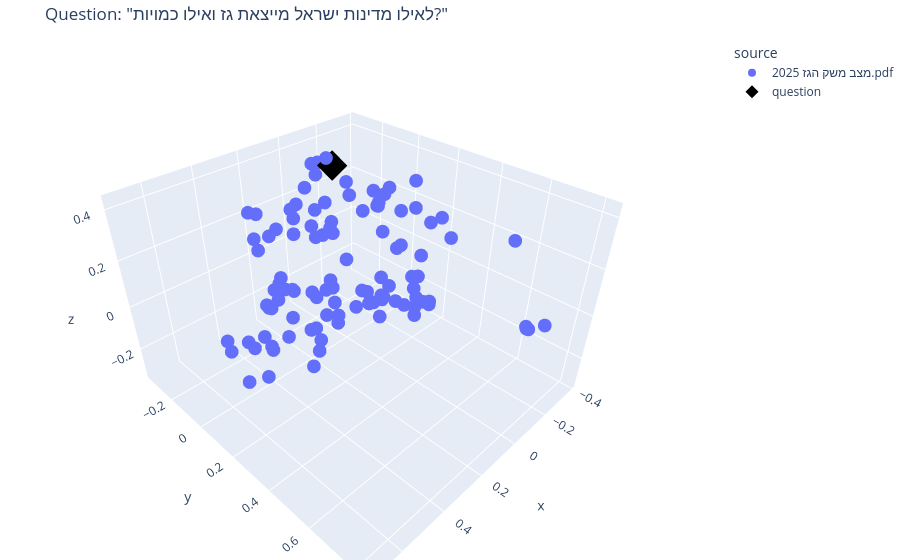

Source (notebook cell):
### Markdown cell above
### Bonus: see where the question lands in vector space

(also draggable — rotate to see how the question point relates to the retrieved cluster)

### Code cell
q_coords = pca.transform(q_embedding.reshape(1, -1))

fig2 = px.scatter_3d(viz_df, x="x", y="y", z="z", color="source", hover_data=["preview"])
fig2.add_scatter3d(
    x=q_coords[:, 0], y=q_coords[:, 1], z=q_coords[:, 2],
    mode="markers", marker=dict(size=10, color="black", symbol="diamond"),
    name="question",
)
fig2.update_layout(
    title=f'Question: "{question}"',
    scene=dict(dragmode="orbit"),
    margin=dict(l=0, r=0, b=0, t=40),
)
fig2.show()

### Figure 1 — Plotly figure (JSON) as saved in the notebook; plotly's stock layout.template omitted (floating-point values rounded to 4 significant figures)
{"data": [{"customdata": [["1 סקירת משק הגז הטבעי סיכום לשנת 2025 1 תוכן עניינים 3 | בפתחהדברים 4 | דבר מנהל..."], ["חר משני בגז טבעי 92 | חלקשני – אירועים והתפתחויות במשק הגז הטבעי 30 | התפתחות מע..."], ["הדברים 4 דבר מנהל רשות הגז הטבעי שנת 2025 הייתה שנה משמעותית נוספת בהתפתחותו של ..."], ["חשיבות של כושר הרציפות התפקודית של משק הגז הטבעי בישראל. בצל מלחמת \"חרבות ברזל\" ..."], ["ו של משק הגז הטבעי. גם בשנה זו, המשק המשיך להציג יציבות וצמיחה. סך צריכת הגז הטב..."], ["עי באספקת חשמל אמינה, זמינה ויציבה למשק הישראלי. לצד הגידול בביקוש המקומי, המשיך..."], ["ות במשק הגז הטבעי. הרשות המשיכה לקדם, יחד עם חברת נתיבי הגז לישראל (להלן-נתג\"ז),..."], ["לרשת החלוקה 42 צרכנים, מספר שיא של חיבורים בשנה אחת מאז החלה פרישת הרשת. הרחבת ר..."], ["ייבים. ציון דרך מרכזי נרשם השנה באזור ירושלים והסביבה, עם הענקת רישיון ראשון לחב..."], ["צד קידום התשתיות והרחבת השימוש בגז טבעי, המשיכה רשות הגז הטבעי לחזק את מערכי הפי..."], ["תMMBtu. יציבות זו תורמת לוודאות עבור צרכני הגז הטבעי, לתחרותיות התעשייה המקומית ..."], ["ת רחבה בהנגשת הגז הטבעי לאזור יו\"ש. כל אלה נועדו להבטיח את שמשק הגז הטבעי בישראל..."], ["וח, אמין, תחרותי ומתקדם. בברכה, משה גראזי מנהל ר שות הגז הטבעי יוני, 2026 6 תקצי..."], ["ור המרכזי עם צריכה של כ- 11.4 BCM. מתוכם, חברת החשמל (חח\"י) צרכה כ-5.1 BCM, בעוד..."], ["הטבעי לכ-12.4 BCM. מגמה זו מחזקת את מעמדה הגיאופוליטי של ישראל כמרכז אנרגיה אזור..."], [" יציבים בשנת 2025 כאשר המחיר ממוצע למשק שנע סביב 4.4–4.5 דולר ל-MMBtu במהלך השנה..."], ["התעשייה לרשת החלוקה. 7 מבנה משק הגז הטבעי והשחקנים המרכזיים מבנה פיזי של משק הגז..."], ["3.8 0.56 0.06 0.62 3.5 8.9 כריש תמר לווייתן אספקה משקית משווקים חברות חלוקה אזור..."], ["ritish thermal unit: מיליון יחידות מדידה של גז טבעי לפי ערך קלורי לוח המרות מילו..."], ["לת במחזור משולב – טורבינת גז וטורבינת קיטור, וממירה את הגז הטבעי לאנרגיה חשמלית...."], ["ארצית לצרכנים הצורכים גז טבעי בלחץ נמוך באמצעות רשת החלוקה. • מערכת ההולכה: מערכ..."], [" במצב צבירה גזי, אך דחוס ים עד ללחץ של 250 בר. תהליך זה מאפשר את השימוש בו כדלק ..."], ["נה הקודמת משק מקומי סה\"כ יצוא סה\"כ חשמל קוגנרציה תעשייה סה\"כ תעשייה המחוברת לרשת..."], [" 0.263 0.033 2018 11.1 0.1 11.0 8.5 1.2 1.2 1.0 0.188 0.041 משק מקומי סה\"כ יצוא ..."], ["2020 42.7% 1820% 7.0% 6.0% -1.9% 20.1% 25.6% -3.6% 8.4% 2019 1.3% 65% 0.5% -3.7%..."], ["ה ב יצוא (כ -6%-) נובעת מאילוצים תפעוליים וביטחוניים נקודתיים ואינה מעידה על קיט..."], ["13.9 14.4 4.3 7.1 9.2 11.6 13.2 12.4 1.2 1.6 2.3 2.7 3.8 4.2 5.3 5.0 2.6 6.8 7.6..."], ["ל המאגרים והיערכות תשתיות ההולכה בהתאם וכן מהמשך צמיחתו של משק הגז הטבעי בישראל...."], ["הה. לעומת זאת, התנודתיות ביצוא במהלך השנה הושפעה באופן ישיר מעבודות תחזוקה מתוכנ..."], ["ציה שומר על י ציבות עם ממוצע של כ-0.13 BCM בחודש תרשים 3 :שימושים בגז טבעי ישראל..."], ["2.43 ינוארפברואר מרץאפריל מאייוני יוליאוגוסט ספטמבראוקטובר נובמברדצמבר תעשייהקוג..."], ["נרציה תעשייהיצוא סה\"כ צריכה בכלל המשק 14 בשנת2025 הצריכה המשקית בסקטור החשמל עמד..."], [" לאורך זמן לטובת חלקו של היצוא. נתח סקטור התעשייה מסך הצריכה קטן בשנים האחרונות ..."], [" 47% 49% 46% חשמלקוגנרציה תעשייהיצוא חשמל 42% קוגנרציה 6% תעשייה 6% יצוא 46% 15 ..."], ["ת היציבות ביחס בין סקטור החשמל והתעשייה, ניכרת ירידה משמעותית בחלקה של חח\"י מתוך..."], ["2% 11% 11% 8% 17% 13% 16% 15% 12% 12% 11% 14% 15% 16% 15% 11% 11% 10% חשמלקוגנרצ..."], [" בגז טבעי לצריכת מקומית של חשמל חח\"י ויח\"פים, במונחיBCM לשנה כמויות הגז הטבעי המ..."], [" 5.3 5.5 6.4 7.6 8.1 8.5 8.2 8.7 9.1 9.5 10.2 10.9 11.4 חח\"ייח \"פים סה\"כ 17 תרשי..."], ["ח פחמיות של חח\"י, והקמת מחז\"מים חדשים בבעלות חח\"י, צפויים להשפיע בשנים הקרובות ב..."], ["4% 35% 37% 37% 50% 49% 53% 58% 55% חח\"ייח \"פים 58.6% 58.7% 61.0% 52.2% 49.0% 44...."], [": שימושים בגז טבעי לצריכת מקומית בתעשייה ובקוגנרציה2: תעשייה המחוברת למערכת ההול..."], ["רציה, משום שהם משמשים בין היתר לייצור חום בתעשייה. בסקירה זו, סקטור הקוגנרציה מו..."], ["הקוגנרציה תעשייה ברשת החלוקהCNGסה״כ 19 תרשים11: שימושיםבגז טבעי לצריכת מקומית בת..."], [". 100%100%100%100%100%100%100%100% 99% 96% 93% 90% 84% 81% 81% 84% 83% 81% 69% 6..."], ["פרטיות שזכו במכרזי חלוקה שפרסמה רשות הגז הטבעי, כאשר בספטמבר 2025 בוטל הרישיון ל..."], [" הרישיון מרכז סופר אנ.ג'י. חברה לחלוקת גז טבעי בע\"מ 2009 דרום גז טבעי דרום בע\"מ ..."], ["תוךהצרכנים שחוברו במהלך השנים התנתקו מרשת החלוקה 13 צרכניםונכון לסוף 2025 מחוברי..."], ["ניה. הצריכה בסקטור זה עמדה בשנת2025 על 0.56 BCM לעומת 0.43 BCM בשנה שעברה. שיעור..."], ["019 2020 2021 2022 2023 2024 2025 צריכת צרכני החלוקהאחוז מסך הצריכה המקומית 8 34..."], ["CM בשנת2025 יוצא גז טבעי בהיקף של כ-12.4 BCM מישראל למדינות השכנות. עד היום יוצא..."], ["וף אשקלון לאל־עריש, וקו ירדן־צפון, המתחבר למערכת ההולכה הירדנית כאמור, ומשם מולי..."], [" 2023 2024 2025 ירדןמצרים מדינת ישראל התחילה לייצא גז טבעי בשנת 2017. מאז מגמת ה..."], ["M לשנה בחודש אוקטובר 2022 החל מאגר כרישלספק גז טבעי למשק המקומי, ובשנת 2025 אספק..."], [".6 2.3 2.7 3.4 2.7 3.2 4.3 2.5 1.5 2.1 0.5 0.7 0.8 0.7 5.5 7.5 8.3 9.3 9.8 10.5 ..."], ["41% 19% 21% 22% ים־תטיסEMG -יבואBUOYתמרלווייתן כריש 24 פילוח מקורות האספקה במשק ..."], ["וקטובר נובמברדצמבר תמרלווייתן כריש החל מכניסת תמר ב-2013 תפס המאגר נתח משמעותי ב..."], [" המאגר עם החלק הגדול ביותר בשוק ומספק כ -41% מהסך הכולל של הצריכה מאגר תמר מספק ..."], [" כרישלווייתן תמר מקומייצוא 26 מסחר משני בגז טבעי תרשים 20 :מסחר משני בשנים 4202–..."], ["רת את התחרות ואת היעילות במשק הגז הטבעי. בשנת 2025 המסחר המשני בגז טבעי הסתכם בכ..."], [" 142 182 198 176 ינופבר מרץאפר מאייונ יולאוג ספטאוק נובדצמ ינופבר מרץאפר מאייונ ..."], ["רים ובירדן, לקוחות תעשייה ו-29 תחנות כוח, מתוכן7 תחנות הכוח של חח\"י ו-22 יצרני ח..."], ["ג באשקלון, ו נמצאת בשלבי הקמה מתקדמים לחיבור יחידות 5 ו-6 באורות רבין במקביל, ממ..."], ["הסבת היחידות הפחמיות לגז. • פרויקט קו ימי אשדוד -אשקלון ( 46 ק\"מ– פרויקט לצורך ה..."], [", \"רמת חובב-ניצנה\", עבור הגדלת היצוא למצרים שיאפשר חיבור של מערכת ההולכה הישראלי..."], ["כ- 0.56 BCM המהווים כ-3.9% מהצריכה המקומית. מאז הקמת רשת החלוקה ישנה עליה מתמדת ..."], ["טיקה והבנייה, אתרי תשתית, חוות חקלאיות ועסקים במוקדי תעשייה אזוריים. חלק ניכר מה..."], ["חמש רשויות מקומיות נוספות. נתג\"ז מקדמת תכנון הנדסי, ביצוע והקמה של רשת החלוקה אש..."], ["עי בעולם בשנים 2120–2025 , במונחי דולר ל-MMBtu (מקור: ארגוס מדיה2) מחירממוצע לגז..."], ["ונים אלה, ומתנערת מכל אחריו ת הקשורה או הנובעת משימוש בנתונים במלוא המידה המותרת..."], ["מרכזיים היו מזג אוויר קר מהרגיל שהגביר את הביקוש לחימום, המשך צמצום יבוא הגז מרו..."], ["רליה ובארה״ב, פרסום מפת הדרכים של האיחוד האירופי להפסקת יבוא גז מרוסיה והתגברות ..."], ["ביקוש לחימום ולהתגברות התחרות מול אירופה על מטעני LNG . מאמצע פברואר ועד מאי נרש..."], ["יה נבעה מביקוש גבוה לחימום ולייצור חשמל בחודשי החורף ומגידול ביצוא LNG. מנגד, גי..."], [" 2022. המחיר הממוצע למשק המקומי מתייחס לכלל מכירות הגז הטבעי על ידי ספקי הגז למש..."], ["סין, טרם התבצעה בעבר פעילות חיפוש משמעותית. אי לכך הפעילות בתקופת הרישיון הראשונ..."], ["ר ההפקה ממאגרי תמר ולווי יתן, לרבות הנחת צינורות הולכה נוספים מהמאגרים לאסדות הה..."], ["לת החלטת השקעה על הרחבה נוספת של כושר ההפקה ממאגר לווייתן, אשר התקבלה בפועל בינו..."], ["טבעי ללקוחות תעשייתיים בירדן. האישור השלישי ניתן בדצמבר 2025 בגין עסקה למכירת גז..."], ["יפות מוחלטת באספקה למשק המקומי ביחס לכל כמות שתוזמן על ידי הצרכנים; תנאים שיאפשר..."], ["בתוואי רמת חובב -ניצנה, ובכך התאפשרה יציאתו לדרך של הפרויקט להקמת הצינור. צינור ..."], [" לעבודות הגז הטבעי ברשת החלוקה, וזאת לאור הניסיון הנצבר מהקמת יותר מ 800 ק\"מ. לצ..."], ["בעריכת תכנית אב למשק הגז הטבעי המסתכלת עד שנת 2050 תוך מתן דגש על תחזית צריכות ח..."], ["גז הטבעי. מידול מערכת ההולכה ורשת החלוקה בתוכנה ייעודית ביצוע מודלים וסימולציות ..."], ["של תהליכי הדיווח והתחזוקה עבור קווי הגז וכלל מתקני הגז, בהתאם לתנאי הרישיון והתק..."], ["כנים שונים ברשת החלוקה ובמערכת ההולכה, חלקם תוך התגברות על מכשולים לא שגרתיים. א..."], [" ביעדי השירות (SLA), עם דגש על מתן מענה מהיר בתוך 14 ימי עבודה פרויקטים בולטים: ..."], [" לי יעול ודיוק התיאום התכנוני. בנוסף, רשות הגז הטבעי מפתחת את פורטל ה-GIS, ובשנת..."], ["נת 2025 התפרסם המודל לשימוע ציבורי. סילוק על הסף של תביעתה5 של חברת סופר אנ.ג'י ..."], [" ולטענתה, כישלון זה נבע מהתנהלות המדינה וממדיניות האסדרה שננקטה על ידה במשך כחמש..."], [" ל-15 שנה במסגרת ההליך שהתנהל בבית המשפט המחוזי הוגשה ע\"י המדינה בקשה לסילוק התב..."], ["נוסף, הדגיש כי סופר אנ.ג'י הגישה בג\"ץ בנושא בעבר כנגד החלטת הרשות לחלט לה ערבות ..."], ["תביעה. זאת כי אותם בעלי מניות וההנהלה בחרו מספר שנים לאחר שהחברה זכתה במכרז להתמ..."], ["וב והן השופט שטיין קבעו כי מדובר במכרז עסקי וככזה יש לבחון את הטענות במסגרת החוז..."], ["בדיעבד, וכי פעילותה של ה רשות נעוצה, בין היתר, בשאיפתה הראויה לקידום משק הגז הטב..."], ["ישיון להקמה והפעלה של רשת חלוקה באזור ירושלים לחברת נתיבי הגז הטבעי לישראל בע\"מ ..."], ["כנעו שר האנרגיה והתשתיות ושר האוצר כי לשם פיתוח משק האנרגיה, אין זה נכון בנסיבות..."], ["תקופה של 25 שנים צעד זה היווה צעד נוסף של הרשות לקידום פרישת הרשת, במקרה זה באזו..."], ["התמודדות עם מצבי הלחימה והערכות חירום נוספות, היו חלק בלתי נפרד מהעיסוק. כמו כן ..."], ["לחימה, במיוחד לאור המצב הביטחוני המתוח באזור. רשות הגז הטבעי הייתה מעורבת בשורת ..."], [" למציאת פתרונות וקביעת סדר עדיפות לטיפול וקידום הרציפות התפקודית. טרם המערכה 'עם..."], ["ית והפסיבית. נוסף על כך, נדרשו תיאומים בין הגורמים השונים – משרד הביטחון, צה\"ל, ..."], ["ים, כמו רשות הטבע והגנים ומשרד החקלאות, אשר הובילה להעלאת רמת המודעות וההקפדה על..."], ["רמות הלחצים במערכת ההולכה בטווח שתאפשר זאת. לאור שינויים שעבר משק הגז הטבעי בשני..."], [" את צרכני הגז הטבעי והמשווקים לסחור בגז טבעי לצרכי איזון. כמו כן, לפ י טיוטת ההח..."], [". בינואר 2025 פרסמה רשות הגז הטבעי טיוטת תקנות למתן שירותי הולכה לצורך ייצוא גז ..."]], "hovertemplate": "source=מצב משק הגז 2025.pdf<br>x=%{x}<br>y=%{y}<br>z=%{z}<br>preview=%{customdata[0]}<extra></extra>", "legendgroup": "מצב משק הגז 2025.pdf", "marker": {"color": "#636efa", "symbol": "circle"}, "mode": "markers", "name": "מצב משק הגז 2025.pdf", "scene": "scene", "showlegend": true, "type": "scatter3d", "x": [0.09409, -0.01454, -0.2782, -0.2744, 0.07372, -0.1087, -0.2392, -0.05477, -0.2556, -0.3665, -0.2233, -0.3174, -0.09023, 0.3607, -0.0281, 0.01629, 0.0635, 0.1863, 0.000939, -0.3796, -0.3301, 0.1072, 0.4659, 0.5201, 0.5821, -0.05884, 0.3345, 0.1042, 0.2333, 0.3519, 0.5846, 0.1584, 0.4918, 0.217, 0.3239, 0.6752, 0.1012, 0.236, 0.03361, 0.6557, -0.107, 0.4915, -0.03026, 0.2733, -0.2876, -0.2805, 0.04334, 0.2309, 0.3384, -0.09637, 0.05193, -0.1207, 0.1346, 0.7099, 0.2356, -0.05818, 0.2138, 0.04257, 0.04812, 0.3529, -0.1139, -0.1461, -0.1335, -0.2172, 0.1954, -0.2, -0.07058, 0.01297, 0.4853, 0.1451, 0.0661, 0.2097, -0.1689, -0.1254, -0.1528, 0.06883, -0.0689, -0.1813, -0.1569, -0.1066, -0.2119, -0.1489, -0.2783, -0.2282, -0.3189, -0.03944, -0.314, -0.3025, -0.005287, -0.01388, -0.1403, -0.2297, -0.1198, -0.2305, -0.3467, -0.3283, -0.2223, -0.2702, -0.3449, -0.3055, -0.2463, -0.09108, -0.1845, -0.2595, -0.2989], "y": [-0.1253, -0.07019, -0.1817, 0.199, -0.3419, -0.2902, -0.01955, 0.158, 0.1343, -0.05309, -0.05617, 0.005366, -0.2826, -0.04354, -0.1309, -0.1062, -0.2432, -0.1942, -0.1776, -0.1198, -0.1357, -0.2213, 0.1069, 0.03758, 0.0008447, -0.3046, -0.1521, -0.1645, 0.07381, -0.0881, 0.2349, -0.2842, 0.1003, -0.1776, 0.01622, 0.1779, -0.3204, -0.2045, -0.08828, 0.2835, -0.3302, 0.1373, -0.1058, 0.02771, 0.1216, -0.09265, -0.08516, -0.2539, -0.1271, -0.2984, -0.2679, -0.2881, -0.2363, 0.3148, -0.2366, -0.1803, -0.2039, -0.1682, -0.2872, 0.0882, -0.116, 0.02785, -0.1155, -0.2205, 0.1224, 0.008613, 0.1357, -0.1753, 0.3517, -0.003051, 0.02154, 0.05973, -0.2666, -0.211, 0.2459, -0.0065, 0.02275, -0.02692, -0.02132, -0.2076, -0.08599, -0.09331, 0.07953, 0.1801, 0.1527, 0.2353, -0.04573, 0.09575, 0.8213, 0.8073, 0.8103, 0.3341, 0.7579, 0.6005, 0.05239, 0.2112, 0.09416, 0.2242, 0.1052, 0.1266, 0.2414, 0.2917, 0.02021, -0.04232, -0.07972], "z": [-0.3241, -0.3145, 0.09705, 0.1853, -0.1638, 0.2855, 0.245, -0.08317, 0.233, -0.07421, -0.3022, 0.1511, 0.1331, -0.02712, 0.4287, -0.1412, 0.09205, 0.1816, 0.0791, 0.1946, 0.1355, -0.1522, -0.08218, -0.05517, -0.03662, 0.2387, 0.3226, 0.2698, -0.1292, 0.2007, -0.05255, 0.1034, -0.01143, -0.1286, -0.1534, 0.07578, -0.1721, -0.1764, -0.256, 0.1405, 0.03064, -0.03311, -0.2308, 0.3438, -0.1708, 0.1518, 0.1428, 0.2412, 0.2262, 0.335, 0.1914, 0.3363, -0.1451, 0.05815, -0.1765, 0.2152, -0.09391, -0.1713, -0.22, -0.007394, -0.05094, 0.2439, 0.2442, 0.2408, 0.09789, -0.1252, -0.1136, -0.2157, 0.004707, -0.2817, -0.1835, -0.2654, 0.05269, 0.03495, -0.09069, -0.0576, -0.1235, 0.2776, -0.257, 0.06705, -0.2524, -0.3081, -0.2754, -0.2091, -0.2416, -0.05646, -0.2496, -0.1283, 0.1454, 0.1439, 0.08128, 0.1882, 0.05041, 0.2839, 0.2923, 0.1912, 0.06127, -0.1798, -0.0359, -0.1143, -0.174, -0.1221, -0.3219, -0.2741, 0.02583]}, {"marker": {"color": "black", "size": 10, "symbol": "diamond"}, "mode": "markers", "name": "question", "type": "scatter3d", "x": [-0.08768], "y": [-0.1642], "z": [0.3706]}], "layout": {"legend": {"title": {"text": "source"}, "tracegroupgap": 0}, "margin": {"b": 0, "l": 0, "r": 0, "t": 40}, "scene": {"domain": {"x": [0, 1], "y": [0, 1]}, "dragmode": "orbit", "xaxis": {"title": {"text": "x"}}, "yaxis": {"title": {"text": "y"}}, "zaxis": {"title": {"text": "z"}}}, "title": {"text": "Question: \"לאילו מדינות ישראל מייצאת גז ואילו כמויות?\""}}}
